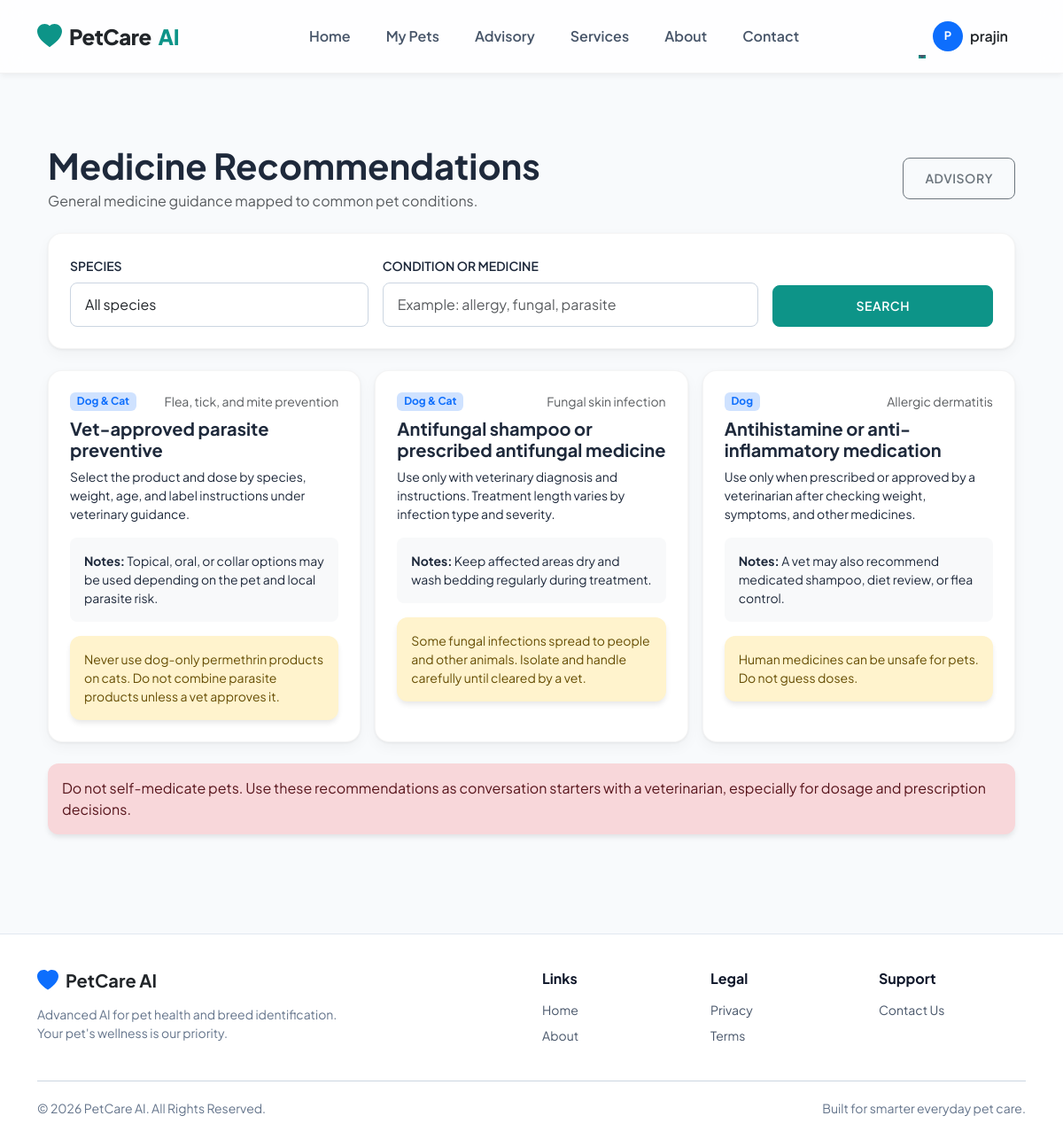
The page /advisory/medicines/ (signed in) on the database its author committed.
### advisory/models.py (models this page shows, shortened)
class MedicineRecommendation(models.Model):
    SPECIES_CHOICES = CareAdvisory.SPECIES_CHOICES
    species = models.CharField(max_length=20, choices=SPECIES_CHOICES, default="both")
    condition_name = models.CharField(max_length=150)
    medicine_name = models.CharField(max_length=150)
    dosage_guidance = models.TextField(
        help_text="Use vet-safe guidance only. Avoid exact dosage unless prescribed."
    )
    administration_notes = models.TextField(blank=True)
    warnings = models.TextField(blank=True)
    is_active = models.BooleanField(default=True)
    created_at = models.DateTimeField(auto_now_add=True)
    class Meta:
        ordering = ["species", "condition_name", "medicine_name"]
        unique_together = ("species", "condition_name", "medicine_name")

### advisory/views.py (the view)
# urls.py: path("medicines/", views.medicine_recommendations, name="medicine_recommendations"),
@login_required
def medicine_recommendations(request):
    species = request.GET.get("species", "").strip()
    condition = request.GET.get("condition", "").strip()
    medicines = MedicineRecommendation.objects.filter(is_active=True)
    if species in {"dog", "cat"}:
        medicines = medicines.filter(Q(species=species) | Q(species="both"))
    if condition:
        medicines = medicines.filter(
            Q(condition_name__icontains=condition)
            | Q(medicine_name__icontains=condition)
            | Q(dosage_guidance__icontains=condition)
        )
    context = {
        "medicines": medicines,
        "species": species,
        "condition": condition,
        "species_choices": [("dog", "Dog"), ("cat", "Cat")],
        "active_section": "advisory",
    }
    return render(request, "advisory/medicine_recommendations.html", context)

### templates/advisory/medicine_recommendations.html (shortened to what this page needs)
{% extends "base.html" %}
{% block content %}
<div class="container py-5">
<div>
    <div class="d-flex flex-wrap justify-content-between align-items-center gap-3 mb-4">
        <div>
            <h1 class="fw-bold mb-1">Medicine Recommendations</h1>
            <p class="text-muted mb-0">General medicine guidance mapped to common pet conditions.</p>
        </div>
        <a href="{% url 'advisory:advisory_home' %}" class="btn btn-outline-secondary">Advisory</a>
    </div>
    <div class="chart-card mb-4">
        <form method="get" class="row g-3 align-items-end">
            <div class="col-md-4">
                <label class="form-label fw-semibold small text-uppercase">Species</label>
                <select name="species" class="form-control">
                    <option value="">All species</option>
                </select>
            </div>
            <div class="col-md-5">
                <label class="form-label fw-semibold small text-uppercase">Condition or medicine</label>
                <input type="search" name="condition" value="{{ condition }}" class="form-control" placeholder="Example: allergy, fungal, parasite">
            </div>
            <div class="col-md-3">
                <button class="btn btn-primary w-100" type="submit">Search</button>
            </div>
        </form>
    </div>
    <div class="row g-3">
        {% for medicine in medicines %}
        <div class="col-md-6 col-xl-4">
            <div class="chart-card">
                <div class="d-flex justify-content-between gap-2 mb-2">
                    <span class="badge bg-primary-subtle text-primary">{{ medicine.get_species_display }}</span>
                    <span class="text-muted small">{{ medicine.condition_name }}</span>
                </div>
                <h5 class="fw-bold">{{ medicine.medicine_name }}</h5>
                <div class="small mb-3">{{ medicine.dosage_guidance|linebreaks }}</div>
                {% if medicine.administration_notes %}
                    <div class="bg-light rounded-3 p-3 small mb-3">
                        <strong>Notes:</strong> {{ medicine.administration_notes }}
                    </div>
                {% endif %}
                {% if medicine.warnings %}
                    <div class="alert alert-warning small mb-0">{{ medicine.warnings }}</div>
                {% endif %}
            </div>
        </div>
        {% empty %}
        <div class="col-12">
            <div class="chart-card">
                <p class="text-muted mb-0">No medicine recommendations match this search. Add approved recommendations in the admin panel.</p>
            </div>
        </div>
        {% endfor %}
    </div>
    <div class="alert alert-danger mt-4">
        Do not self-medicate pets. Use these recommendations as conversation starters with a veterinarian, especially for dosage and prescription decisions.
    </div>
</div>
</div>
{% endblock %}

### templates/base.html (shortened to what this page needs)
<!DOCTYPE html>
<html lang="en">
<head>
    <link href="https://cdn.jsdelivr.net/npm/bootstrap@5.3.3/dist/css/bootstrap.min.css" rel="stylesheet">
    {% load static %}
    <link rel="stylesheet" href="{% static 'css/custom.css' %}?v=1.5">
</head>
<body class="{% block body_class %}{% endblock %}">
<nav class="navbar navbar-expand-lg navbar-light sticky-top py-3">
    <div class="container">
        <a class="navbar-brand d-flex align-items-center gap-2 text-primary" href="{% url 'home' %}">
            <svg xmlns="http://www.w3.org/2000/svg" width="28" height="28" fill="currentColor" class="bi bi-heart-fill" viewBox="0 0 16 16">
              <path fill-rule="evenodd" d="M8 1.314C12.438-3.248 23.534 4.735 8 15-7.534 4.736 3.562-3.248 8 1.314z"/>
            </svg>
            <span class="text-dark">PetCare</span> AI
        </a>
        <div class="collapse navbar-collapse" id="navbarNav">
            <ul class="navbar-nav mx-auto">
                <li class="nav-item"><a class="nav-link" href="{% url 'home' %}">Home</a></li>
                <li class="nav-item"><a class="nav-link" href="{% url 'pets:pet_list' %}">My Pets</a></li>
                <li class="nav-item"><a class="nav-link" href="{% url 'advisory:advisory_home' %}">Advisory</a></li>
                <li class="nav-item"><a class="nav-link" href="{% url 'advisory:service_finder' %}">Services</a></li>
                <li class="nav-item"><a class="nav-link" href="{% url 'about' %}">About</a></li>
                <li class="nav-item"><a class="nav-link" href="{% url 'contact' %}">Contact</a></li>
            </ul>
            <ul class="navbar-nav align-items-center">
                {% if user.is_authenticated %}
                    <li class="nav-item dropdown">
                        <a class="nav-link dropdown-toggle d-flex align-items-center gap-2" href="#" id="profileDropdown" role="button" data-bs-toggle="dropdown">
                             <div class="rounded-circle bg-primary text-white d-flex align-items-center justify-content-center fw-bold" style="width: 34px; height: 34px; font-size: 13px;">
                                {{ user.username|make_list|first|upper }}
                            </div>
                            <span class="d-none d-xl-inline text-dark">{{ user.username }}</span>
                        </a>
                    </li>
                {% endif %}
            </ul>
        </div>
    </div>
</nav>
<main class="{% block main_class %}container{% endblock %}">
    {% block content %}{% endblock %}
</main>
{% block footer %}
<footer class="footer">
    <div class="container">
        <div class="row gy-4 align-items-start">
            <div class="col-lg-4">
                <div class="d-flex align-items-center gap-2 mb-3 text-primary">
                    <svg width="24" height="24" fill="currentColor" viewBox="0 0 16 16"><path fill-rule="evenodd" d="M8 1.314C12.438-3.248 23.534 4.735 8 15-7.534 4.736 3.562-3.248 8 1.314z"/></svg>
                    <h5 class="text-dark mb-0 fw-bold">PetCare AI</h5>
                </div>
                <p class="text-muted small mb-0">Advanced AI for pet health and breed identification. Your pet's wellness is our priority.</p>
            </div>
            <div class="col-lg-2 offset-lg-2 col-md-4">
                <h6 class="fw-bold mb-3">Links</h6>
                <ul class="list-unstyled small">
                    <li class="mb-2"><a href="{% url 'home' %}" class="text-muted text-decoration-none">Home</a></li>
                    <li class="mb-2"><a href="{% url 'about' %}" class="text-muted text-decoration-none">About</a></li>
                </ul>
            </div>
            <div class="col-lg-2 col-md-4">
                <h6 class="fw-bold mb-3">Legal</h6>
                <ul class="list-unstyled small">
                    <li class="mb-2"><a href="#" class="text-muted text-decoration-none">Privacy</a></li>
                    <li class="mb-2"><a href="#" class="text-muted text-decoration-none">Terms</a></li>
                </ul>
            </div>
            <div class="col-lg-2 col-md-4">
                <h6 class="fw-bold mb-3">Support</h6>
                <ul class="list-unstyled small">
                    <li class="mb-2"><a href="{% url 'contact' %}" class="text-muted text-decoration-none">Contact Us</a></li>
                </ul>
            </div>
        </div>
        <hr class="footer-divider">
        <div class="footer-bottom small text-muted">
            <span>&copy; 2026 PetCare AI. All Rights Reserved.</span>
            <span>Built for smarter everyday pet care.</span>
        </div>
    </div>
</footer>
{% endblock %}
</body>
</html>

### static/css/custom.css (style rules this page uses)
:root { --primary-color: #0D9488; --secondary-color: #0F766E; --accent-color: #F97316; --bg-color: #F8FAFC; --text-dark: #1E293B; --text-light: #64748B; --glass-bg: rgba(255, 255, 255, 0.85); --glass-border: rgba(255, 255, 255, 0.2); }
body { font-family: 'Inter', sans-serif; background-color: var(--bg-color); color: var(--text-dark); display: flex; flex-direction: column; min-height: 100vh; }
html, body { overflow-x: hidden; }
body > main { flex: 1 0 auto; width: 100%; }
.navbar { background: var(--glass-bg) !important; backdrop-filter: blur(10px); border-bottom: 1px solid var(--glass-border); box-shadow: 0 4px 6px -1px rgba(0, 0, 0, 0.05); transition: all 0.3s ease; }
.navbar-brand { font-weight: 700; color: var(--primary-color) !important; font-size: 1.5rem; letter-spacing: -0.5px; }
.nav-link { color: var(--text-dark) !important; font-weight: 500; transition: color 0.2s ease; position: relative; }
.nav-link::after { content: ''; position: absolute; width: 0; height: 2px; bottom: 0; left: 0; background-color: var(--primary-color); transition: width 0.3s ease; }
body > main.container { flex: 1; padding-top: 2rem; padding-bottom: 3rem; }
.alert { border-radius: 12px; border: none; box-shadow: 0 4px 6px -1px rgba(0, 0, 0, 0.1); animation: slideDown 0.5s ease-out; }
.footer { background-color: #ffffff; border-top: 1px solid #e2e8f0; margin-top: auto; padding: 2.5rem 0 1.5rem; }
.footer .text-muted { color: #64748b !important; }
.footer a.text-muted { color: #475569 !important; }
.footer-divider { border-color: #cbd5e1; margin: 1.5rem 0 1.25rem; opacity: 1; }
.footer-bottom { display: flex; align-items: center; justify-content: space-between; gap: 1rem; }
.form-control { border-radius: 8px; border: 1px solid #CBD5E1; padding: 0.75rem 1rem; transition: all 0.2s ease; }
.btn { border-radius: 8px; font-weight: 600; padding: 0.75rem 1.5rem; transition: all 0.2s ease; text-transform: uppercase; letter-spacing: 0.5px; font-size: 0.875rem; }
.btn-primary { background-color: var(--primary-color); border-color: var(--primary-color); color: white; }
.chart-card { background: white; border-radius: 16px; padding: 1.5rem; box-shadow: 0 1px 3px rgba(0, 0, 0, 0.06), 0 6px 16px rgba(0, 0, 0, 0.04); border: 1px solid rgba(0, 0, 0, 0.04); height: 100%; }

### templates/base.html (style rules this page uses)
:root { --primary-color: #0d9488; --primary-light: #f0fdfa; --secondary-color: #0f172a; }
body { font-family: 'Plus Jakarta Sans', sans-serif; background-color: #f8fafc; color: #1e293b; }
.navbar { background: rgba(255, 255, 255, 0.8) !important; backdrop-filter: blur(12px); border-bottom: 1px solid rgba(0,0,0,0.05); }
.nav-link { font-weight: 600; color: #475569 !important; padding: 0.5rem 1.25rem !important; transition: all 0.2s ease; }
.navbar-brand { font-weight: 800; letter-spacing: -0.5px; }
.btn-primary { background-color: var(--primary-color); border-color: var(--primary-color); font-weight: 600; }
footer.footer { background-color: #ffffff !important; border-top: 1px solid #e2e8f0 !important; }
footer.footer h6 { color: #0f172a !important; font-weight: 700; }
footer.footer .text-muted { color: #64748b !important; }
footer.footer a.text-muted { color: #475569 !important; transition: color 0.2s ease; }

### rows shown on the page
MedicineRecommendation: species "Dog & Cat", condition_name "Flea, tick, and mite prevention", medicine_name "Vet-approved parasite preventive", dosage_guidance "Select the product and dose by species, weight, age, and label instructions under veterinary guidance.", administration_notes "Topical, oral, or collar options may be used depending on the pet and local parasite risk.", warnings "Never use dog-only permethrin products on cats. Do not combine parasite products unless a vet approves it."
MedicineRecommendation: species "Dog & Cat", condition_name "Fungal skin infection", medicine_name "Antifungal shampoo or prescribed antifungal medicine", dosage_guidance "Use only with veterinary diagnosis and instructions. Treatment length varies by infection type and severity.", administration_notes "Keep affected areas dry and wash bedding regularly during treatment.", warnings "Some fungal infections spread to people and other animals. Isolate and handle carefully until cleared by a vet."
MedicineRecommendation: species "Dog", condition_name "Allergic dermatitis", medicine_name "Antihistamine or anti-inflammatory medication", dosage_guidance "Use only when prescribed or approved by a veterinarian after checking weight, symptoms, and other medicines.", administration_notes "A vet may also recommend medicated shampoo, diet review, or flea control.", warnings "Human medicines can be unsafe for pets. Do not guess doses."

### other values the page prints
{{ user.username|make_list|first|upper }} "P"
{{ user.username }} "prajin"
